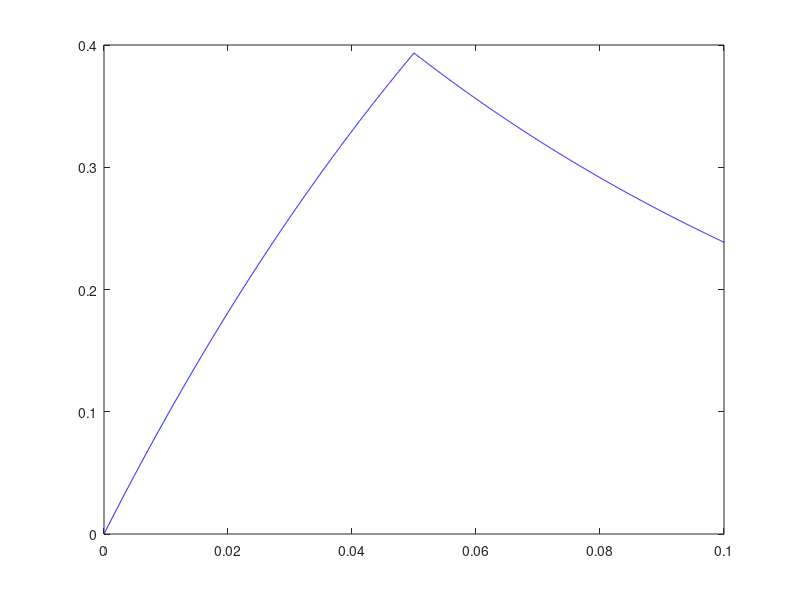

Recreate this plot in MATLAB. (Note: this script raises an error after producing the figure.)
clear all; 
close all;
clc

% a = sym('a');
% b = sym('b');
% c = sym('c');
% d = sym('d');
% e = sym('e');
% f = sym('f');
% g = sym('g');
% h = sym('h');
% j = sym('j');
% 
% A = [a b; c d]
% A2 = [a b c; d e f; g h j];
% A3 = [.1 .1 .1; .1 .1 .1; .1 .1 .1]
% I1 = eye(2);
% I2 = eye(3);
% % Output = (I-A)*((A-I)+(A^2-I)+(A^3-I)+(A^4-I)+(A^5-I)+(A^6-I)+(A^7-I)+(A^8-I)+(A^9-I)+(A^10-I)+(A^11-I)+(A^12-I))
% % norm(Output,1)
% % norm(Output,2)
% % norm(Output,inf)
% 
% inv(I1-A)
% inv(I2-A2)
% inv(I2-A3)

%% Number 1

% tspan = [0 .05];
% y0 = 0;
% [t,y] = ode45(@(t,y) (1-y)/(0.1), tspan, y0);
% plot(t,y,'b-')
% hold on
% y02 = -exp(-0.05/.1)+1;
% xline(.05)
% yline(-exp(-0.05/.1)+1)
% tspan2 = [0.05 .1];
% [t,y2] = ode45(@(t2,y2) -y2/.1, tspan2, y02);
% plot(t,y2,'r-')
% xline(.1)
% xline(0)
% yline(0)
% hold off

% Attempt with Actual Equations
% t1 =  linspace(.0, .05, 1000);
% t2 =  linspace(.05, .1, 1000);
% yp1  = -exp(-(t1/.1))+1;
% yp2  = (-exp(-(.1/2)/.1+1/2)+exp(1/2))*exp(-t2/.1);
% 
% t3 =  linspace(.1, .15, 1000);
% t4 =  linspace(.15, .2, 1000);
% yp3  = -exp(-((t3-.1*log(-yp2(end)+1)-.1)/.1))+1;
% yp4  = yp3(end)*exp(3*1/(2))*exp(-t4/.1);
% 
% t5 =  linspace(.2, .25, 1000);
% t6 =  linspace(.25, .3, 1000);
% yp5  = -exp(-((t5-.1*log(-yp4(end)+1)-(2*.1))/.1))+1;
% yp6  = yp5(end)*exp(5*1/(2))*exp(-t6/.1);
% 
% t7 =  linspace(.3, .35, 1000);
% t8 =  linspace(.35, .4, 1000);
% yp7  = -exp(-((t7-.1*log(-yp6(end)+1)-(3*.1))/.1))+1;
% yp8  = yp7(end)*exp(7*1/(2))*exp(-t8/.1);
% 
% t9 =  linspace(.4, .45, 1000);
% t10 = linspace(.45, .5, 1000);
% yp9  = -exp(-((t9-.1*log(-yp8(end)+1)-(4*.1))/.1))+1;
% yp10 = yp9(end)*exp(9*1/(2))*exp(-t10/.1);
% 
% plot(t1, yp1, 'b')
% hold on
% plot(t2, yp2, 'r')
% plot(t3, yp3, 'b')
% plot(t4, yp4, 'r')
% plot(t5, yp5, 'b')
% plot(t6, yp6, 'r')
% plot(t7, yp7, 'b')
% plot(t8, yp8, 'r')
% plot(t9, yp9, 'b')
% plot(t10,yp10,'r')
% xline(0)
% xline(.05,'--k')
% xline(.1,'--k')
% xline(.15,'--k')
% xline(.2,'--k')
% xline(.25,'--k')
% xline(.3,'--k')
% xline(.35,'--k')
% xline(.4,'--k')
% xline(.45,'--k')
% xline(.5,'--k')
% yline(0)
% hold off

n = 2;
endset = 18;

t1 =  linspace(.0, .05, 1000);
t2 =  linspace(.05, .1, 1000);
yp1  = -exp(-(t1/.1))+1;
yp2  = (-exp(-(.1/2)/.1+1/2)+exp(1/2))*exp(-t2/.1);
yp_first_last = yp1(end);
yp_second_last = yp2(end);
plot(t1, yp1, 'b')
hold on
plot(t2, yp2, 'b')
xline(0)
yline(0)
xline(.05,'--k')
xline(.1,'--k')
xlabel('t')
ylabel('y')

while n < endset
    t_first  = linspace(.1*(n-1), .1*(n-1)+.05, 1000);
    t_second = linspace(.1*(n-1)+.05, .1*n, 1000);
    yp_odd_current = -exp(-((t_first-.1*log(-yp_second_last+1)-((n-1)*.1))/.1))+1;
    yp_even_current  = yp_odd_current(end)*exp((2*(n-1)+1)*1/(2))*exp(-t_second/.1);
    yp_first_last = yp_odd_current(end);
    yp_second_last = yp_even_current(end);
    plot(t_first, yp_odd_current,'-b');
    plot(t_second, yp_even_current,'-b');
    xline(.05*n,'--k')
    xline(.1*n,'--k')
    n = n + 1;
end 



% s = sym('s');
% T = 17;
% F = -exp(-T*s)/(s);
% F2 = 1/s
% ilaplace(F)
% ilaplace(F2)

%% Problem 1
% eps = sym('eps');
% y_0 = sym('y_0');
% T = sym('T');
% syms s;
% F1 = 1/(eps*s^2+s);
% F2 = 1/(eps*s+1);
% F3 = 1/s^2*((1-exp(-s*(T/2)))/(1-exp(-s*T)))+y_0/s
% ilaplace(F1)
% ilaplace(F2)
% ilaplace(F3)


%% Problem 5
% 
% syms y1(t) y2(t)
% 
% A = [0 1; 3/(t^2), 1/t];
% B = [-16*t^2; 8*t]
% Y = [y1;y2];
% C = Y(1) == [4;-2]
% odes = diff(Y) == A*Y + B
% 
% [y1Sol(t),y2Sol(t)] = dsolve(odes,C)
